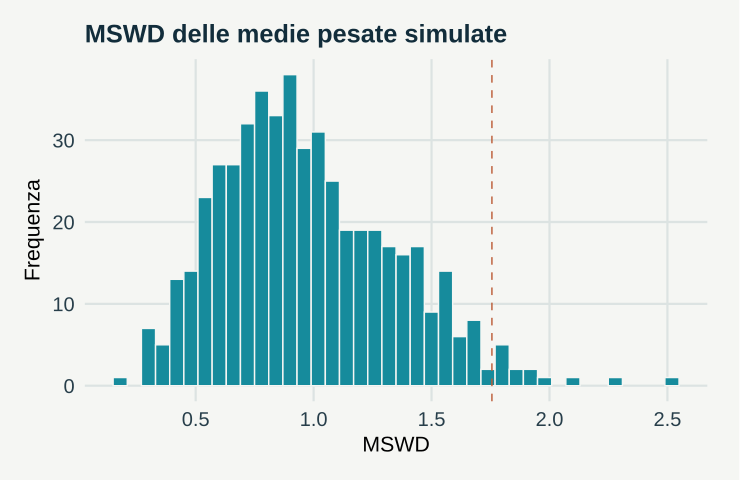

The R source for this figure:
# GeoStat Lab — funzioni comuni. R >= 4.3; ggplot2 >= 3.4; jsonlite.
suppressPackageStartupMessages(library(ggplot2))
col_geo <- c('#168B9C','#BC5B35','#7054A4','#A17B19','#227864','#64748B')
theme_set(theme_minimal(base_size=17, base_family='sans') + theme(
  plot.background=element_rect(fill='#F5F6F3',colour=NA),
  panel.background=element_rect(fill='#F5F6F3',colour=NA),
  panel.grid.minor=element_blank(),panel.grid.major=element_line(colour='#DCE3E2'),
  plot.title=element_text(size=19,face='bold',colour='#122D3B'),
  plot.subtitle=element_text(size=13,colour='#405560',margin=margin(b=12)),
  axis.text=element_text(size=15,colour='#273E4A'),axis.title=element_text(size=16),
  legend.position='bottom',legend.title=element_blank(),legend.text=element_text(size=14),
  strip.text=element_text(size=15,face='bold'),plot.margin=margin(18,24,18,18)))
metric <- function(...) data.frame(grandezza=names(c(...)),valore=as.character(c(...)),check.names=FALSE)
f <- function(x,d=3) {out<-formatC(x,digits=d,format='fg');out[!is.finite(x)]<-'Non definito';out}
line_plot <- function(d,x='x',y='y',title='',xl=x,yl=y,group=NULL) {
 p<-ggplot(d,aes(x=.data[[x]],y=.data[[y]]))
 if(is.null(group)) p<-p+geom_line(colour=col_geo[1],linewidth=1.05) else p<-p+aes(colour=.data[[group]],group=.data[[group]])+geom_line(linewidth=1)+scale_colour_manual(values=col_geo)
 p+labs(title=title,x=xl,y=yl)
}
point_plot <- function(d,x='x',y='y',title='',xl=x,yl=y,group=NULL) {
 p<-ggplot(d,aes(x=.data[[x]],y=.data[[y]]))
 if(is.null(group))p<-p+geom_point(colour=col_geo[1],size=2.5,alpha=.8) else p<-p+aes(colour=.data[[group]])+geom_point(size=2.7,alpha=.85)+scale_colour_manual(values=col_geo)
 p+labs(title=title,x=xl,y=yl)
}
hist_plot<-function(x,title='',xl='Valore',bins=20)ggplot(data.frame(x=x),aes(x))+geom_histogram(bins=bins,fill=col_geo[1],colour='#F5F6F3')+labs(title=title,x=xl,y='Frequenza')
bar_plot<-function(d,x='gruppo',y='valore',title='',yl='Valore')ggplot(d,aes(x=.data[[x]],y=.data[[y]],fill=.data[[x]]))+geom_col(width=.65)+scale_fill_manual(values=rep(col_geo,length.out=length(unique(d[[x]])) ))+guides(fill='none')+labs(title=title,x=NULL,y=yl)
map_plot<-function(d,z='z',title='',xl='Est [km]',yl='Nord [km]')ggplot(d,aes(x,y,fill=.data[[z]]))+geom_raster()+coord_equal()+scale_fill_gradientn(colours=c('#153F56','#298C9C','#B8CDB2','#F1D889','#AD542F'))+labs(title=title,x=xl,y=yl)
acf_data<-function(x,lag=20){a<-acf(x,lag.max=min(lag,length(x)-1),plot=FALSE);data.frame(x=as.vector(a$lag)[-1],y=as.vector(a$acf)[-1])}
# AR(1), distribuzione marginale stazionaria N(0, 1).
ar_series<-function(n,rho){x<-numeric(n);x[1]<-rnorm(1);for(i in 2:n)x[i]<-rho*x[i-1]+sqrt(1-rho^2)*rnorm(1);x}
# Distanze euclidee in unità metriche già dichiarate; nessuna conversione implicita di CRS.
dist_cross<-function(a,b)sqrt(outer(a[,1],b[,1],'-')^2+outer(a[,2],b[,2],'-')^2)
# Predittore IDW: i punti coincidenti ricevono esattamente il valore osservato.
idw<-function(xy,z,new,power=2){dd<-dist_cross(new,xy);apply(dd,1,function(d)if(any(d<1e-10))mean(z[d<1e-10])else weighted.mean(z,d^(-power)))}
# CART didattico binario: divisioni assiali che minimizzano l'impurità di Gini.
cart_fit<-function(x,y,depth=2,minleaf=4){
 node<-list(p=mean(y),n=length(y));if(depth<1||length(unique(y))<2||length(y)<2*minleaf)return(node)
 best<-Inf
 for(j in seq_len(ncol(x))){v<-sort(unique(x[,j])); if(length(v)<2)next
  for(cut in (head(v,-1)+tail(v,-1))/2){left<-x[,j]<=cut;nl<-sum(left);nr<-sum(!left);if(min(nl,nr)<minleaf)next
   score<-nl*mean(y[left])*(1-mean(y[left]))+nr*mean(y[!left])*(1-mean(y[!left]))
   if(score<best){best<-score;node$j<-j;node$cut<-cut;split<-left}
  }
 }
 if(is.finite(best)){node$left<-cart_fit(x[split,,drop=FALSE],y[split],depth-1,minleaf);node$right<-cart_fit(x[!split,,drop=FALSE],y[!split],depth-1,minleaf)};node
}
cart_predict<-function(tree,x)apply(x,1,function(row){t<-tree;while(!is.null(t$j))t<-if(row[t$j]<=t$cut)t$left else t$right;t$p})
p <- list(sg = 0, n = 15, seed = 17)
set.seed(p$seed)
sim <- t(replicate(500, {
    s <- runif(p$n, 0.8, 2)
    t <- 300 + rnorm(p$n, 0, p$sg) + rnorm(p$n, 0, s)
    w <- 1/s^2
    m <- sum(w * t)/sum(w)
    c(m = m, se = sqrt(1/sum(w)), mswd = sum(w * (t - m)^2)/(p$n - 1))
}))

soglia <- 1 + 2 * sqrt(2/(p$n - 1))

data <- data.frame(mswd = sim[, "mswd"])

plots <- list(hist_plot(sim[, "mswd"], title = "MSWD delle medie pesate simulate", xl = "MSWD", bins = 40) + 
    geom_vline(xintercept = soglia, linetype = 2, colour = col_geo[2]))

metrics <- metric(`MSWD medio` = f(mean(sim[, "mswd"])), `Quota oltre la soglia` = f(mean(sim[, "mswd"] > 
    soglia)), `Copertura con l’errore nominale` = f(mean(abs(sim[, "m"] - 300) < 2 * sim[, "se"])), 
    `Copertura con l’errore scalato` = f(mean(abs(sim[, "m"] - 300) < 2 * sim[, "se"] * sqrt(pmax(1, 
        sim[, "mswd"])))))
print(metrics,row.names=FALSE)
ggplot2::ggsave('m19-media-A.svg',plots[[1]],device=svglite::svglite,width=7.7,height=5.0,bg='#F8F6F1')
